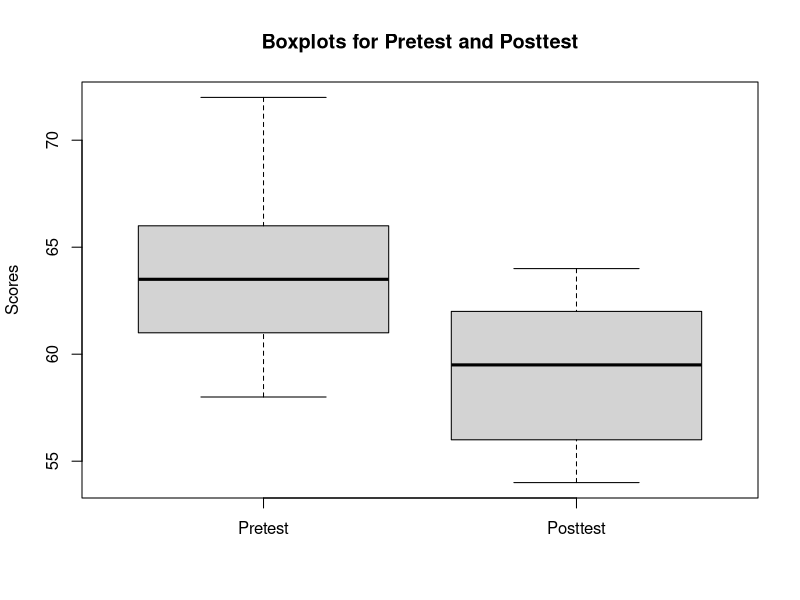
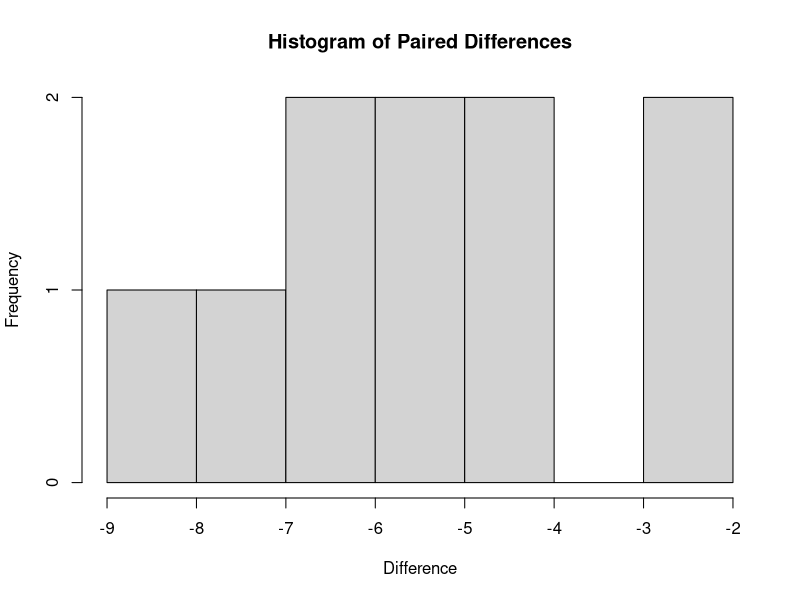
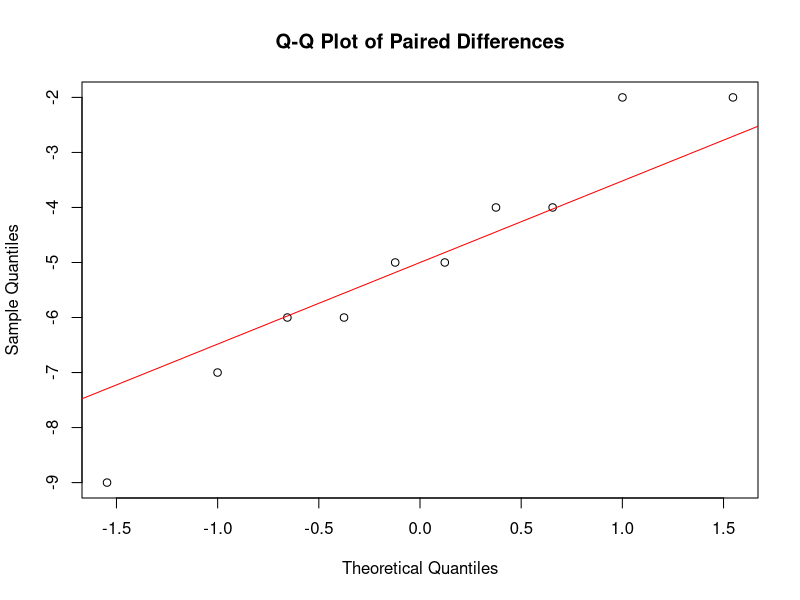

Here is the R script that generated these plots, in order:
## ---- chunk 1
swimdata <- read.csv("exampledata/Ch7_swim.csv")
summary(swimdata)
## ---- chunk 2
boxplot(swimdata$pretest, swimdata$posttest, names = c("Pretest", "Posttest"), ylab = "Scores", main = "Boxplots for Pretest and Posttest")
## ---- chunk 3
# Compute the differences between paired observations
swimdata$difference <- swimdata$posttest - swimdata$pretest

# Create a histogram of the differences
hist(swimdata$difference, main = "Histogram of Paired Differences", xlab = "Difference", ylab = "Frequency")

# Create a Q-Q plot of the differences
qqnorm(swimdata$difference, main = "Q-Q Plot of Paired Differences")
qqline(swimdata$difference, col = "red")
## ---- chunk 4
shapiro.test(swimdata$difference)
## ---- chunk 5
# Perform the paired t-test
t_test_result <- t.test(swimdata$pretest, swimdata$posttest, paired = TRUE)

# Print the test result
print(t_test_result)

